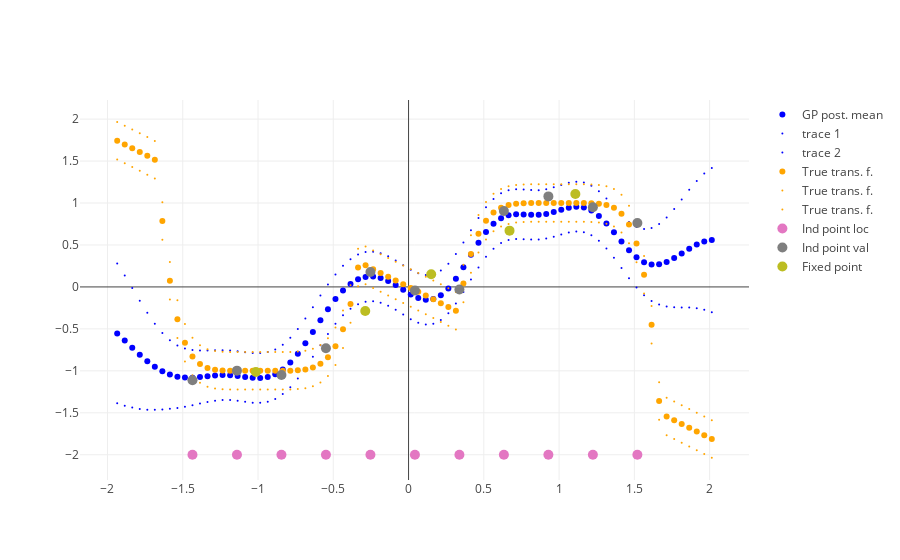
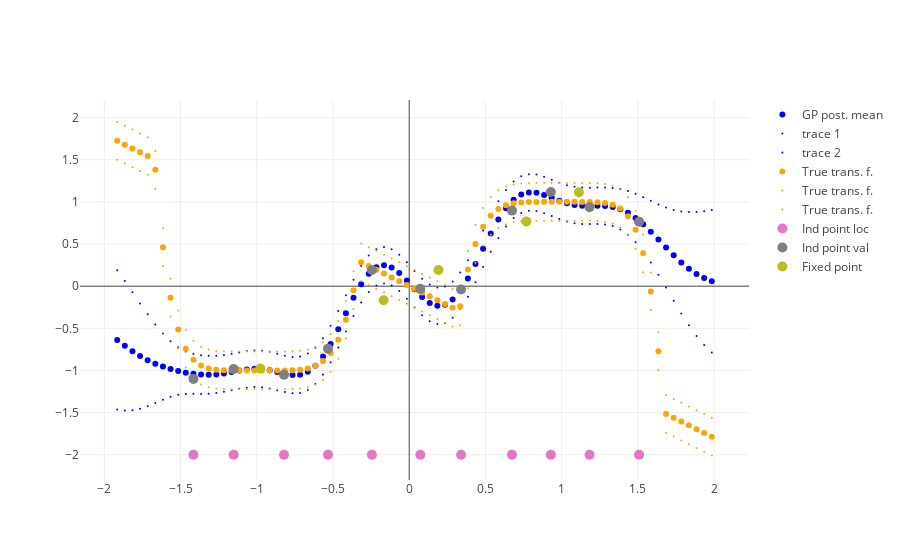
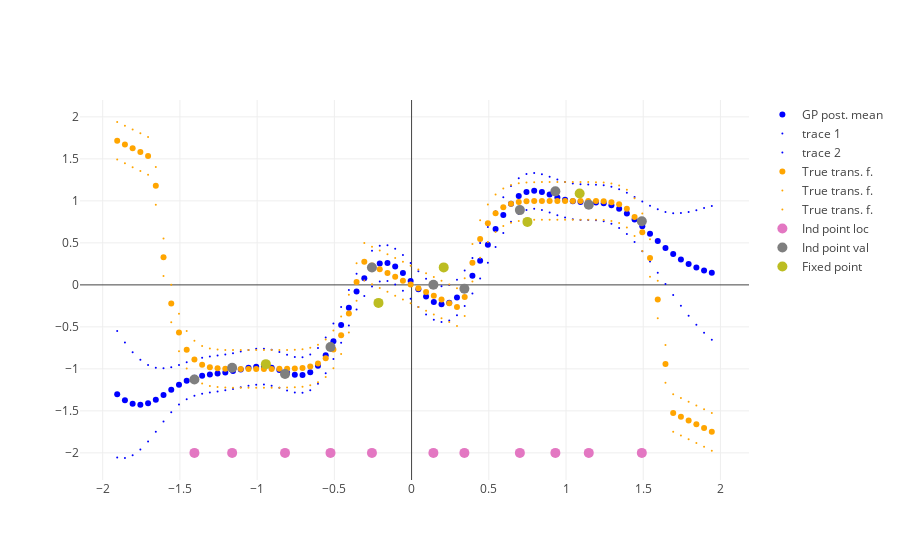
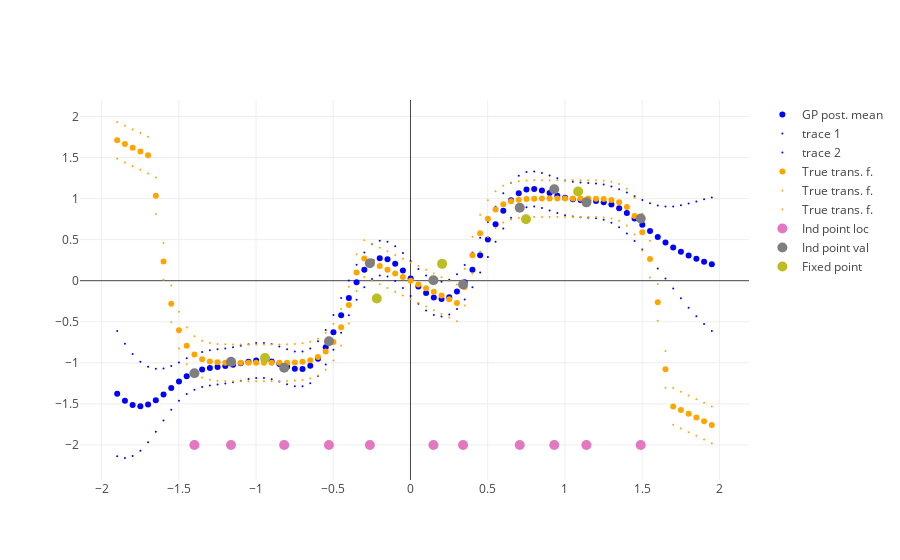

The notebook cell these images were saved under, in order:
### Code cell
# Plot a single fit
GP_fit_saves_rs = np.reshape(nestedlist_to_array(GP_fit_saves, max_level=0), 
                             (len(ntrials_set), len(nfix_set), nbatches))

nfix_ind = 4
ntrials_ind = 1
batchnum = 0

print GP_RMSE[ntrials_ind, nfix_ind, batchnum]
print GP_NLL[ntrials_ind, nfix_ind, batchnum]

[y_train, x_train, kwells_params,
 all_results, 
 init_paramvec, dict_ind, dict_shape, opt_params, 
 bnds, transforms] = GP_fit_saves_rs[ntrials_ind, nfix_ind, batchnum]

print len(init_paramvec)

kwells_callback_plot_external(init_paramvec[opt_params], 
        opt_params, init_paramvec, transforms, dict_ind, dict_shape,
        kwells_params)

for res in all_results[:-1]:
    kwells_callback_plot_external(res.x, 
            opt_params, init_paramvec, transforms, dict_ind, dict_shape,
            kwells_params)
    
kwells_callback_plot_external(all_results[-1].x, 
        opt_params, init_paramvec, transforms, dict_ind, dict_shape,
        kwells_params)

paramvec = replace_params(all_results[-1].x, opt_params, init_paramvec)
paramdict = vec_to_params(paramvec, dict_ind, dict_shape, transforms)

# Unpack the usual parameters
(Sigma_eps, mu_0_0, Sigma_0_0, C, Sigma_nu, z, u, Sigma_u, lengthscales, kernel_variance, s, J, Sigma_s, Sigma_J)  = \
    paramdict.values()
    
np.set_printoptions(precision=8)
print np.concatenate([s.T, Sigma_s], axis=1)
